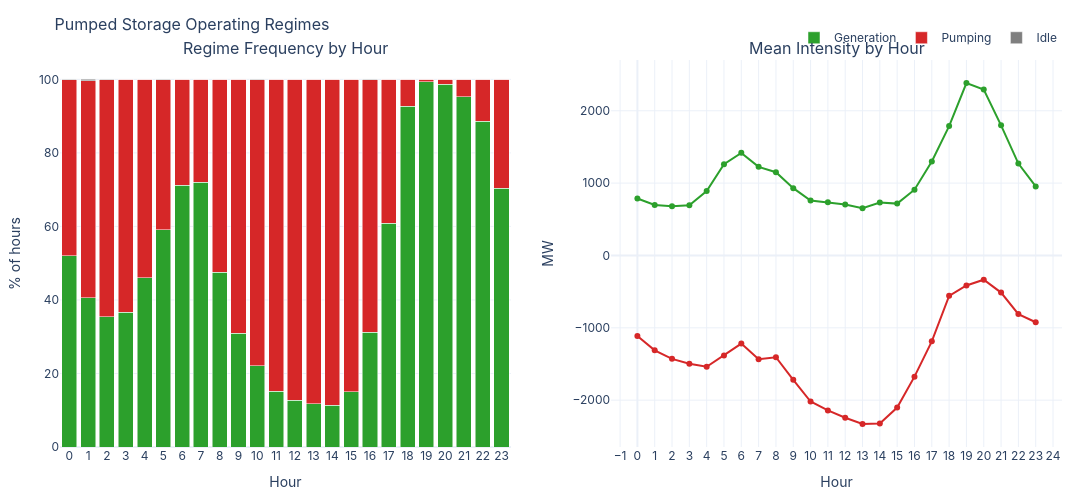

The code cell stored with this chart in its notebook:
### Markdown cell above
## 5. Regime Analysis

Left panel: what fraction of hours at each time of day are spent pumping vs generating.  
Right panel: conditional mean intensity — given that the system *is* generating, how hard is it generating?

Note the 03:00–05:00 window: nearly 80%+ of hours are pumping. Conversely, 19:00–21:00 is ~70%+ generation.

### Code cell
plot_regime_analysis(train).show()

### Figure 1 — Plotly figure (JSON) as saved in the notebook; plotly's stock layout.template omitted (floating-point values rounded to 4 significant figures)
{"data": [{"legendgroup": "Generation", "marker": {"color": "#2ca02c"}, "name": "Generation", "type": "bar", "x": [0, 1, 2, 3, 4, 5, 6, 7, 8, 9, 10, 11, 12, 13, 14, 15, 16, 17, 18, 19, 20, 21, 22, 23], "xaxis": "x", "y": [52.01, 40.64, 35.45, 36.62, 45.99, 59.03, 71.24, 72.07, 47.49, 30.94, 22.07, 15.22, 12.71, 11.71, 11.37, 15.05, 31.27, 60.87, 92.64, 99.33, 98.66, 95.32, 88.61, 70.4], "yaxis": "y"}, {"legendgroup": "Pumping", "marker": {"color": "#d62728"}, "name": "Pumping", "type": "bar", "x": [0, 1, 2, 3, 4, 5, 6, 7, 8, 9, 10, 11, 12, 13, 14, 15, 16, 17, 18, 19, 20, 21, 22, 23], "xaxis": "x", "y": [47.83, 59.03, 64.38, 63.38, 54.01, 40.8, 28.76, 27.93, 52.51, 69.06, 77.76, 84.78, 87.29, 88.29, 88.63, 84.95, 68.56, 39.13, 7.358, 0.6689, 1.338, 4.682, 11.39, 29.6], "yaxis": "y"}, {"legendgroup": "Idle", "marker": {"color": "#7f7f7f"}, "name": "Idle", "type": "bar", "x": [0, 1, 2, 3, 4, 5, 6, 7, 8, 9, 10, 11, 12, 13, 14, 15, 16, 17, 18, 19, 20, 21, 22, 23], "xaxis": "x", "y": [0.1672, 0.3344, 0.1672, 0.0, 0.0, 0.1672, 0.0, 0.0, 0.0, 0.0, 0.1672, 0.0, 0.0, 0.0, 0.0, 0.0, 0.1672, 0.0, 0.0, 0.0, 0.0, 0.0, 0.0, 0.0], "yaxis": "y"}, {"legendgroup": "Generation", "line": {"color": "#2ca02c", "width": 2}, "mode": "lines+markers", "name": "Avg Generation", "showlegend": false, "type": "scatter", "x": [0, 1, 2, 3, 4, 5, 6, 7, 8, 9, 10, 11, 12, 13, 14, 15, 16, 17, 18, 19, 20, 21, 22, 23], "xaxis": "x2", "y": [787.7, 698.4, 682.0, 695.4, 890.0, 1262.0, 1418.0, 1225.0, 1150.0, 930.3, 758.5, 734.0, 703.6, 652.2, 731.3, 716.7, 909.6, 1298.0, 1788.0, 2382.0, 2294.0, 1799.0, 1270.0, 954.2], "yaxis": "y2"}, {"legendgroup": "Pumping", "line": {"color": "#d62728", "width": 2}, "mode": "lines+markers", "name": "Avg Pumping", "showlegend": false, "type": "scatter", "x": [0, 1, 2, 3, 4, 5, 6, 7, 8, 9, 10, 11, 12, 13, 14, 15, 16, 17, 18, 19, 20, 21, 22, 23], "xaxis": "x2", "y": [-1114.0, -1311.0, -1429.0, -1497.0, -1539.0, -1384.0, -1218.0, -1435.0, -1407.0, -1718.0, -2019.0, -2142.0, -2242.0, -2328.0, -2321.0, -2102.0, -1675.0, -1187.0, -558.1, -415.0, -335.2, -513.2, -810.4, -922.6], "yaxis": "y2"}], "layout": {"annotations": [{"font": {"size": 16}, "showarrow": false, "text": "Regime Frequency by Hour", "x": 0.225, "xanchor": "center", "xref": "paper", "y": 1, "yanchor": "bottom", "yref": "paper"}, {"font": {"size": 16}, "showarrow": false, "text": "Mean Intensity by Hour", "x": 0.775, "xanchor": "center", "xref": "paper", "y": 1, "yanchor": "bottom", "yref": "paper"}], "barmode": "stack", "font": {"family": "Inter, Arial, sans-serif", "size": 12}, "height": 500, "hovermode": "x unified", "legend": {"orientation": "h", "x": 1, "xanchor": "right", "y": 1.02, "yanchor": "bottom"}, "margin": {"b": 50, "l": 60, "r": 30, "t": 60}, "title": {"font": {"size": 16}, "text": "Pumped Storage Operating Regimes"}, "width": 1100, "xaxis": {"anchor": "y", "domain": [0, 0.45], "dtick": 1, "title": {"text": "Hour"}}, "xaxis2": {"anchor": "y2", "domain": [0.55, 1], "dtick": 1, "title": {"text": "Hour"}}, "yaxis": {"anchor": "x", "domain": [0, 1], "title": {"text": "% of hours"}}, "yaxis2": {"anchor": "x2", "domain": [0, 1], "title": {"text": "MW"}}}}
